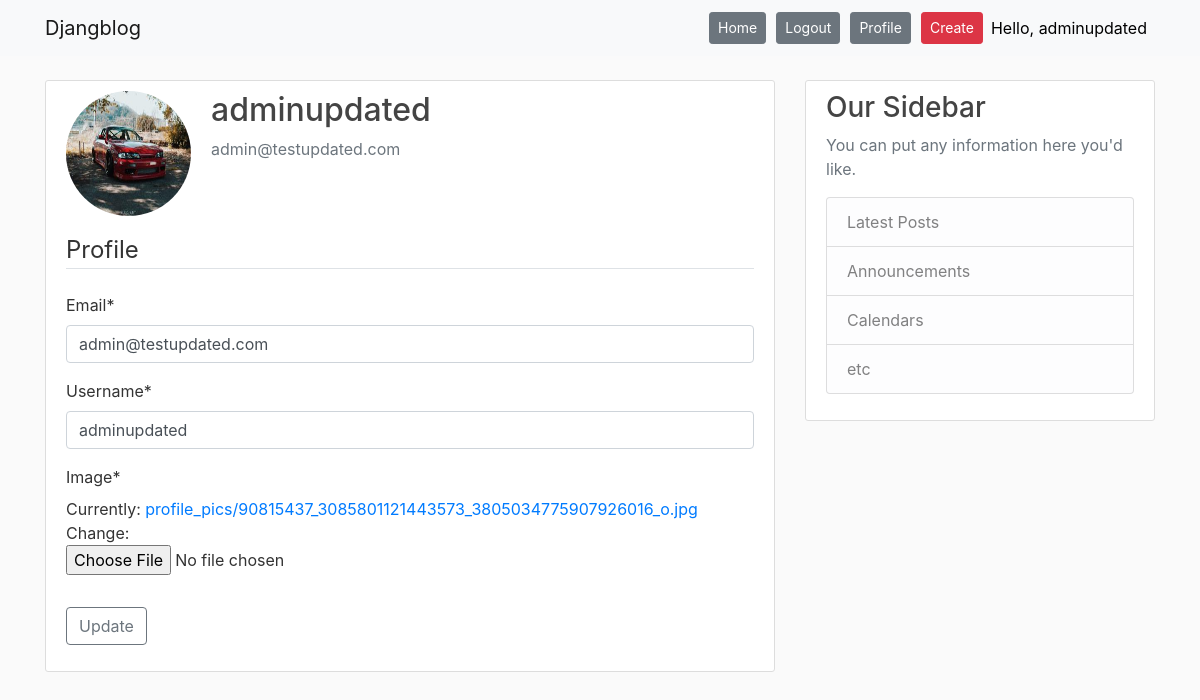
The app's page /profile/ (signed in) with its own data.
### users/models.py (models this page shows, shortened)
class CustomUser(AbstractUser):
    username = models.CharField(max_length=100, unique=True)
    email = models.EmailField(verbose_name="email", max_length=100, unique=True)
    USERNAME_FIELD = 'email'
    REQUIRED_FIELDS = ['username']
    objects = CustomUserManager()

class Profile(models.Model):
    user = models.OneToOneField(CustomUser, on_delete=models.CASCADE)
    image = models.ImageField(default='default.jpg', upload_to='profile_pics')

### users/views.py (the view)
# urls.py: path('profile/', user_views.profile, name='profile'),
@login_required
def profile(request):
     if request.method == 'POST':                #HTTP request POST
         form_u = UserUpdateForm(request.POST, instance=request.user)
         form_p = ProfileUpdateForm(request.POST, request.FILES, instance=request.user.profile)
         if form_u.is_valid() and form_p.is_valid():
             form_u.save()
             form_p.save()
             messages.success(request, f'Profile successfully updated!')
             return redirect('profile')
     else:                                      ## "HTTP" GET request
         form_u = UserUpdateForm(instance=request.user)
         form_p = ProfileUpdateForm(instance=request.user.profile)
     context = {'form_u': form_u, 'form_p':form_p}
     return render(request, 'users/profile.html', context)

### users/forms.py
class UserUpdateForm(forms.ModelForm):
    class Meta:
        model = CustomUser
        fields = ['email', 'username']

class ProfileUpdateForm(forms.ModelForm):
    class Meta:
        model = Profile
        fields = ['image']

### users/templates/users/profile.html (shortened to what this page needs)
{% extends "base.html" %}
{% load crispy_forms_tags %}
{% block content %}
    <div class="content-section">
      <div class="media">
        <img class="rounded-circle account-img" src="{{ user.profile.image.url }}">
        <div class="media-body">
          <h2 class="account-heading">{{ user.username }}</h2>
          <p class="text-secondary">{{ user.email }}</p>
        </div>
      </div>
      <form method="POST" enctype="multipart/form-data">
          <fieldset class="form-group">
              <legend class="border-bottom mb-4">Profile</legend>
              {{ form_u|crispy }}
              {{ form_p|crispy }}
          </fieldset>
          <div class="form-group">
              <button class="btn btn-outline-secondary" type="submit">Update</button>
          </div>
      </form>
    </div>
{% endblock content %}

### templates/base.html (shortened to what this page needs)
{% load static %}
<!DOCTYPE html>
<html>
<head>
    <link rel="stylesheet" href="https://maxcdn.bootstrapcdn.com/bootstrap/4.0.0/css/bootstrap.min.css">
    <link rel="stylesheet" type="text/css" href="{% static "blog/main.css" %}">
</head>
<body>
    <header class="site-header">
        <nav class="navbar navbar-expand-lg navbar-light bg-light fixed-top">
    <div class="container">
      <a class="navbar-brand" href="{% url 'blog-home' %}">Djangblog</a>
      <div class="collapse navbar-collapse" id="navbarResponsive">
        <ul class="navbar-nav ml-auto">
              <a class="btn btn-secondary btn-margin-left btn-margin-right btn-sm mt-1 mb-1" href="{% url 'blog-home' %}">Home</a>
            {% if user.is_authenticated %}
              <a class="btn btn-secondary navbar-btn btn-margin-right btn-margin-left btn-sm mt-1 mb-1" href="{% url 'logout' %}">Logout</a>
              <a class="btn btn-secondary navbar-btn btn-margin-right btn-margin-left btn-sm mt-1 mb-1" href="{% url 'profile' %}">Profile</a>
              <a class="btn btn-danger navbar-btn btn-margin-left btn-sm mt-1 mb-1" href="{% url 'post-create' %}">Create</a>
              <a class ="nav-item nav-link"style="color:black"> Hello, {{request.user.username}}</a>
            {% else %}
              <a class="btn btn-secondary navbar-btn btn-margin-right btn-margin-left btn-sm mt-1 mb-1" href="{% url 'login' %}">Login</a>
              <a class="btn btn-secondary navbar-btn btn-margin-right btn-margin-left btn-sm mt-1 mb-1" href="{% url 'register' %}">Register</a>
            {% endif %}
        </ul>
      </div>
    </div>
  </nav>
    </header>
        <main role="main" class="container">
      <div class="row">
        <div class="col-md-8">
          {% block content %}{% endblock %}
        </div>
        <div class="col-md-4">
          <div class="content-section">
            <h3>Our Sidebar</h3>
            <p class='text-muted'>You can put any information here you'd like.
              <ul class="list-group">
                <li class="list-group-item list-group-item-light">Latest Posts</li>
                <li class="list-group-item list-group-item-light">Announcements</li>
                <li class="list-group-item list-group-item-light">Calendars</li>
                <li class="list-group-item list-group-item-light">etc</li>
              </ul>
            </p>
          </div>
        </div>
      </div>
    </main>
</body>
</html>

### blog/static/blog/main.css (style rules this page uses)
body { background: #fafafa; color: #333333; margin-top: 5rem; }
h1, h2, h3, h4, h5, h6 { color: #444444; }
ul { margin: 0; }
.btn-margin-left { margin-left: 5px; }
.btn-margin-right { margin-right: 5px; }
.site-header .navbar-nav .nav-link { color: black; }
.content-section { background: #ffffff; padding: 10px 20px; border: 1px solid #dddddd; border-radius: 3px; margin-bottom: 20px; }
.account-img { height: 125px; width: 125px; margin-right: 20px; margin-bottom: 16px; }
.account-heading { font-size: 2.0rem; }

### records on screen
CustomUser: user.username "adminupdated", profile.image (picture), username "adminupdated", email "admin@testupdated.com"
